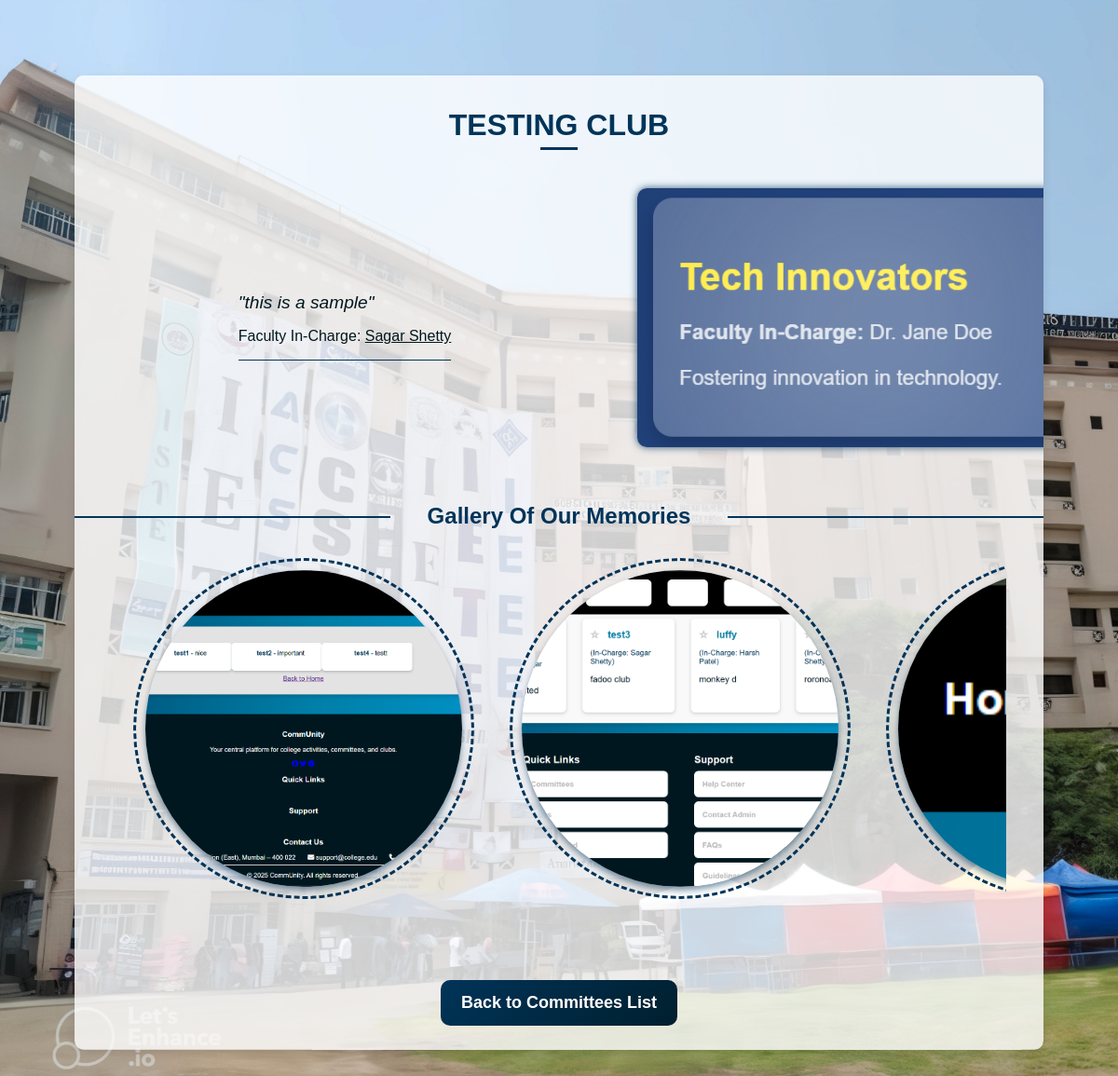
/committees/committee/36/, run on the app's committed database.
### committees/models.py (models this page shows, shortened)
class Associations(models.Model):
    ROLE_CHOICES = (
        ('committees', 'Committees'),
        ('clubs', 'Clubs')
    )
    STATUS_CHOICES = (
        ('pending', 'Pending Approval'),
        ('approved', 'Approved'),
        ('rejected', 'Rejected'),
        ('delete_pending', 'Delete Request Pending'),
    )
    id = models.AutoField(primary_key=True)
    name = models.CharField(max_length=255)
    description = models.TextField()
    type = models.CharField(max_length=15, choices=ROLE_CHOICES)
    faculty_incharge = models.ForeignKey('faculty.Faculty', on_delete=models.CASCADE)
    created_by = models.ForeignKey('members.CoreMember', on_delete=models.CASCADE, null=True, blank=True)
    created_at = models.DateTimeField(auto_now_add=True)
    image = models.ImageField(upload_to='association_images/', null=True, blank=True)
    status = models.CharField(max_length=15, choices=STATUS_CHOICES, default='pending')
    owner = models.ForeignKey('members.CoreMember', on_delete=models.SET_NULL, null=True, blank=True,related_name='owned_associations')

class AssociationImage(models.Model):
    association = models.ForeignKey(Associations, on_delete=models.CASCADE, related_name='images')
    image = models.ImageField(upload_to='association_images/')
    uploaded_at = models.DateTimeField(auto_now_add=True)

### faculty/models.py (models this page shows, shortened)
class Faculty(models.Model):
    id = models.OneToOneField(UserProfile, on_delete=models.CASCADE, primary_key=True)
    department = models.CharField(max_length=100)
    designation = models.CharField(max_length=100,null=True,blank=True)
    locked_dates = models.JSONField(null=True,blank=True)
    permissions = models.JSONField(default=list,null=True,blank=True)

### Login/models.py (models this page shows, shortened)
class UserProfile(models.Model):
    ROLE_CHOICES = (
        ('faculty', 'Faculty'),
        ('core_member', 'Core Member'),
        ('member', 'Member'),
        ('non_participating', 'Non Participating')
    )
    id = models.OneToOneField(settings.AUTH_USER_MODEL, on_delete=models.CASCADE, primary_key=True)
    ssv_id = models.IntegerField(null=True, blank=True, unique=True)  # New field
    full_name = models.CharField(max_length=255)
    role = models.CharField(max_length=20, choices=ROLE_CHOICES,default='non_participating')
    profile_picture = models.ImageField(upload_to='profile_pics/', default='profile_pics/default.jpg',null=True, blank=True)
    created_at = models.DateTimeField(auto_now_add=True)
    updated_at = models.DateTimeField(auto_now=True)
    preferences = models.JSONField(default=list,null=True,blank=True) # New field for preferences

### committees/views.py (the view)
# urls.py: path('committee/<int:pk>/', views.committees_detail, name='committees_detail'),
def committees_detail(request, pk):
    committee = get_object_or_404(Associations, pk=pk)
    url = request.session.get('url')
    print("url:",type(url),url)
    is_creator = False
    is_owner = False
    can_edit = False
    if request.user.is_authenticated and request.user.userprofile.role == 'core_member':
        core_member = CoreMember.objects.get(id=request.user.userprofile)
        is_creator = committee.created_by == core_member
        is_owner = committee.owner == core_member
        if core_member:
            can_edit = CoreMember.objects.filter(association=committee,id=core_member.id).exists()
    core_members = CoreMember.objects.filter(association=committee).exclude(id=committee.owner.id)
    return render(request, 'committees/committee_detail.html', context={'committee': committee, 'url': url, 'is_creator': is_creator,'is_owner': is_owner,'core_members': core_members,'can_edit': can_edit})

### committees/templates/committees/committee_detail.html (shortened to what this page needs)
<!DOCTYPE html>
<html lang="en">
<head>
    {% load static %}
    <link rel="stylesheet" href="{% static 'css/committee&club_detail.css' %}">
</head>
<body>
<div class="container">
<h1>{{ committee.name }}</h1>
<div class="committee-info" >
<div class="committee-details">
<p style="font-style:italic;font-size: 1.2rem;margin-bottom:10px">"{{ committee.description }}"</p>
<p style="font-size: 1rem">Faculty In-Charge: <u>{{ committee.faculty_incharge.id.full_name }}</u></p>
</div>
{% if committee.image %}
    <img src="{{ committee.image.url }}" alt="Main Committee Image" class="committee-img">
{% endif %}
</div>
<div class="wrapper">
<h3 class="line-text">Gallery Of Our Memories</h3>
</div>
<div class="image-gallery">
<div class="image-wrapper">
{% for image in committee.images.all %}
<div class="image-container">
    <img src="{{ image.image.url }}" alt="Committee Image">
</div>
{% empty %}
    <p style="margin-top:-20px;">No additional images uploaded.</p>
{% endfor %}
</div>
</div>
<div class="button-container">
<a class="back-button" href="{% url url %}" class="btn">Back to Committees List</a>
</div>
</body>
</html>

### committees/static/css/committee&club_detail.css (style rules this page uses)
body { font-family: Arial, sans-serif; background-color: #FFFFFF; color: #00171F; margin: 0; padding: 20px; text-align: center; position: relative; overflow: auto; }
body::before { content: ""; position: fixed; top: 0; left: 0; width: 100%; height: 100%; background: url('/static/images/Student_committee.jpg') no-repeat center center fixed; background-size: cover; z-index: -1; opacity: 0; transform: scale(0.8); animation: centerInward 0.5s ease-out forwards; }
.container { background: rgba(255, 255, 255, 0.8); border-radius: 10px; width: 80vw; max-height: 80vh; padding: 40px; box-shadow: 0px 4px 10px rgba(0, 0, 0, 0.1); display: flex; flex-direction: column; align-items: center; top: 50%; left: 50%; transform: translate(-50%, -50%); position: fixed; overflow-y: auto; overflow-x: hidden; }
h1 { color: #003459; font-size: 32px; margin-top: -5px; text-transform: uppercase; }
h1::after { content: ""; display: block; width: 40px; height: 3px; background-color: #003459; margin: 5px auto 0; transition: width 0.4s ease-in-out; }
.committee-info, .club-info { display: flex; align-items: center; justify-content: center; gap: 200px; min-width: 1200px; margin: 20px auto; }
.committee-img, .club-img { max-width: 500px; height: auto; border-radius: 10px; box-shadow: 0px 0px 8px rgba(0, 52, 89, 0.8); }
.committee-details ,.club-details { max-width: 500px; text-align: left; border-bottom: 1.5px solid #003459; }
.wrapper { width: 100%; text-align: center; }
.line-text { color: #003459; position: relative; display: inline-block; padding: 0 20px; background-color: none; font-size: 24px; margin-top: 40px; }
.line-text::before, .line-text::after { content: ""; position: absolute; top: 50%; width: 9999px; height: 2px; background: #003459; }
.line-text::before { right: 100%; margin-right: 20px; }
.line-text::after { left: 100%; margin-left: 20px; }
.image-gallery { display: flex; align-items: center; width: 100%; margin: 20px auto; flex-wrap: wrap; overflow-x: clip; }
.image-wrapper { display: flex; transition: transform 1s ease-in-out; width: fit-content; }
.image-container { position: relative; width: 340px; height: 340px; display: flex; flex: 0 0 auto; justify-content: center; align-items: center; margin: 0 32px 0 32px; }
.image-container img { width: 100%; height: 100%; object-fit: cover; border-radius: 50%; box-shadow: 0px 4px 6px rgba(0, 52, 89, 0.5); }
.image-container::before { content: ""; position: absolute; width: 360px; height: 360px; border-radius: 50%; border: 3px dashed #003459; }
.button-container { display: flex; flex-direction: column; align-items: center; gap: 20px; margin-top: 20px; }
.back-button { background: linear-gradient(135deg, #003459, #001F2E) !important; color: #FFFFFF; padding: 14px 22px; border-radius: 10px; font-size: 18px; font-weight: bold; margin-top: 20px; display: inline-block; text-decoration: none; }

### data on the page
Associations: name "TESTING CLUB", description "this is a sample", faculty_incharge.id.full_name "Sagar Shetty", image (picture)
AssociationImage: image (picture)
AssociationImage: image (picture)
AssociationImage: image (picture)
